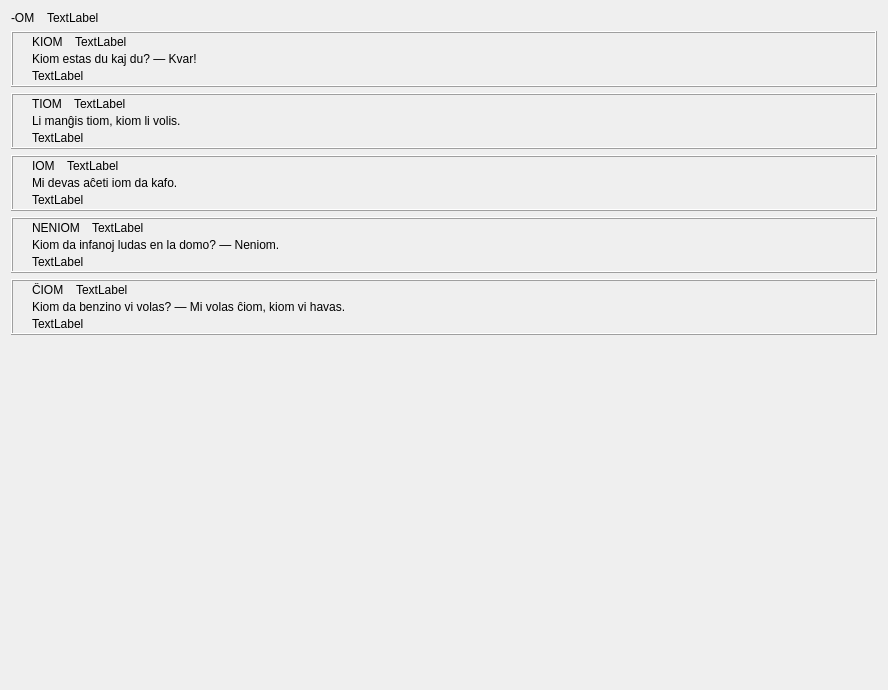
         <widget class="QWidget" name="scrollAreaWidgetContents_2">
          <property name="geometry">
           <rect>
            <x>0</x>
            <y>0</y>
            <width>888</width>
            <height>690</height>
           </rect>
          </property>
          <layout class="QVBoxLayout" name="verticalLayout_9">
           <item>
            <layout class="QHBoxLayout" name="horizontalLayout_51">
             <property name="spacing">
              <number>12</number>
             </property>
             <item>
              <widget class="QLabel" name="pushButton_23">
               <property name="text">
                <string>-OM</string>
               </property>
               <property name="tipo" stdset="0">
                <string>afikso</string>
               </property>
              </widget>
             </item>
             <item>
              <widget class="QLabel" name="Lec06_Label44">
               <property name="sizePolicy">
                <sizepolicy hsizetype="Expanding" vsizetype="Maximum">
                 <horstretch>0</horstretch>
                 <verstretch>0</verstretch>
                </sizepolicy>
               </property>
               <property name="text">
                <string>TextLabel</string>
               </property>
               <property name="wordWrap">
                <bool>true</bool>
               </property>
              </widget>
             </item>
            </layout>
           </item>
           <item>
            <widget class="QFrame" name="frame_7">
             <property name="frameShape">
              <enum>QFrame::Box</enum>
             </property>
             <property name="frameShadow">
              <enum>QFrame::Raised</enum>
             </property>
             <layout class="QVBoxLayout" name="verticalLayout_24">
              <property name="spacing">
               <number>6</number>
              </property>
              <property name="leftMargin">
               <number>9</number>
              </property>
              <property name="topMargin">
               <number>2</number>
              </property>
              <property name="rightMargin">
               <number>9</number>
              </property>
              <property name="bottomMargin">
               <number>2</number>
              </property>
              <item>
               <layout class="QHBoxLayout" name="horizontalLayout_48">
                <item>
                 <spacer name="horizontalSpacer_7">
                  <property name="orientation">
                   <enum>Qt::Horizontal</enum>
                  </property>
                  <property name="sizeType">
                   <enum>QSizePolicy::Fixed</enum>
                  </property>
                  <property name="sizeHint" stdset="0">
                   <size>
                    <width>10</width>
                    <height>20</height>
                   </size>
                  </property>
                 </spacer>
                </item>
                <item>
                 <layout class="QVBoxLayout" name="verticalLayout_25">
                  <property name="spacing">
                   <number>3</number>
                  </property>
                  <item>
                   <layout class="QHBoxLayout" name="horizontalLayout_49">
                    <property name="spacing">
                     <number>12</number>
                    </property>
                    <item>
                     <widget class="klakbutono_nova" name="Lec06_Button11">
                      <property name="text">
                       <string>KIOM</string>
                      </property>
                     </widget>
                    </item>
                    <item>
                     <widget class="QLabel" name="Lec06_Label36">
                      <property name="sizePolicy">
                       <sizepolicy hsizetype="Expanding" vsizetype="Preferred">
                        <horstretch>0</horstretch>
                        <verstretch>0</verstretch>
                       </sizepolicy>
                      </property>
                      <property name="text">
                       <string>TextLabel</string>
                      </property>
                      <property name="wordWrap">
                       <bool>true</bool>
                      </property>
                     </widget>
                    </item>
                   </layout>
                  </item>
                  <item>
                   <layout class="QVBoxLayout" name="verticalLayout_99">
                    <property name="spacing">
                     <number>3</number>
                    </property>
                    <item>
                     <widget class="klakbutono_nova" name="Lec06_Button12">
                      <property name="text">
                       <string>Kiom estas du kaj du? — Kvar!</string>
                      </property>
                      <property name="wordWrap">
                       <bool>true</bool>
                      </property>
                     </widget>
                    </item>
                    <item>
                     <widget class="QLabel" name="Lec06_Label37">
                      <property name="text">
                       <string>TextLabel</string>
                      </property>
                      <property name="wordWrap">
                       <bool>true</bool>
                      </property>
                     </widget>
                    </item>
                   </layout>
                  </item>
                 </layout>
                </item>
               </layout>
              </item>
             </layout>
            </widget>
           </item>
           <item>
            <widget class="QFrame" name="frame_6">
             <property name="frameShape">
              <enum>QFrame::Box</enum>
             </property>
             <property name="frameShadow">
              <enum>QFrame::Raised</enum>
             </property>
             <layout class="QVBoxLayout" name="verticalLayout_22">
              <property name="spacing">
               <number>6</number>
              </property>
              <property name="leftMargin">
               <number>9</number>
              </property>
              <property name="topMargin">
               <number>2</number>
              </property>
              <property name="rightMargin">
               <number>9</number>
              </property>
              <property name="bottomMargin">
               <number>2</number>
              </property>
              <item>
               <layout class="QHBoxLayout" name="horizontalLayout_44">
                <item>
                 <spacer name="horizontalSpacer_6">
                  <property name="orientation">
                   <enum>Qt::Horizontal</enum>
                  </property>
                  <property name="sizeType">
                   <enum>QSizePolicy::Fixed</enum>
                  </property>
                  <property name="sizeHint" stdset="0">
                   <size>
                    <width>10</width>
                    <height>20</height>
                   </size>
                  </property>
                 </spacer>
                </item>
                <item>
                 <layout class="QVBoxLayout" name="verticalLayout_23">
                  <property name="spacing">
                   <number>3</number>
                  </property>
                  <item>
                   <layout class="QHBoxLayout" name="horizontalLayout_45">
                    <property name="spacing">
                     <number>12</number>
                    </property>
                    <item>
                     <widget class="klakbutono_nova" name="Lec06_Button13">
                      <property name="text">
                       <string>TIOM</string>
                      </property>
                     </widget>
                    </item>
                    <item>
                     <widget class="QLabel" name="Lec06_Label39">
                      <property name="sizePolicy">
                       <sizepolicy hsizetype="Expanding" vsizetype="Preferred">
                        <horstretch>0</horstretch>
                        <verstretch>0</verstretch>
                       </sizepolicy>
                      </property>
                      <property name="text">
                       <string>TextLabel</string>
                      </property>
                      <property name="wordWrap">
                       <bool>true</bool>
                      </property>
                     </widget>
                    </item>
                   </layout>
                  </item>
                  <item>
                   <layout class="QVBoxLayout" name="verticalLayout_100">
                    <property name="spacing">
                     <number>3</number>
                    </property>
                    <item>
                     <widget class="klakbutono_nova" name="Lec06_Button14">
                      <property name="text">
                       <string>Li manĝis tiom, kiom li volis.</string>
                      </property>
                      <property name="wordWrap">
                       <bool>true</bool>
                      </property>
                     </widget>
                    </item>
                    <item>
                     <widget class="QLabel" name="Lec06_Label40">
                      <property name="text">
                       <string>TextLabel</string>
                      </property>
                      <property name="wordWrap">
                       <bool>true</bool>
                      </property>
                     </widget>
                    </item>
                   </layout>
                  </item>
                 </layout>
                </item>
               </layout>
              </item>
             </layout>
            </widget>
           </item>
           <item>
            <widget class="QFrame" name="frame_8">
             <property name="frameShape">
              <enum>QFrame::Box</enum>
             </property>
             <property name="frameShadow">
              <enum>QFrame::Raised</enum>
             </property>
             <layout class="QVBoxLayout" name="verticalLayout_26">
              <property name="spacing">
               <number>6</number>
              </property>
              <property name="leftMargin">
               <number>9</number>
              </property>
              <property name="topMargin">
               <number>2</number>
              </property>
              <property name="rightMargin">
               <number>9</number>
              </property>
              <property name="bottomMargin">
               <number>2</number>
              </property>
              <item>
               <layout class="QHBoxLayout" name="horizontalLayout_53">
                <item>
                 <spacer name="horizontalSpacer_8">
                  <property name="orientation">
                   <enum>Qt::Horizontal</enum>
                  </property>
                  <property name="sizeType">
                   <enum>QSizePolicy::Fixed</enum>
                  </property>
                  <property name="sizeHint" stdset="0">
                   <size>
                    <width>10</width>
                    <height>20</height>
                   </size>
                  </property>
                 </spacer>
                </item>
                <item>
                 <layout class="QVBoxLayout" name="verticalLayout_27">
                  <property name="spacing">
                   <number>3</number>
                  </property>
                  <item>
                   <layout class="QHBoxLayout" name="horizontalLayout_54">
                    <property name="spacing">
                     <number>12</number>
                    </property>
                    <item>
                     <widget class="klakbutono_nova" name="Lec06_Button15">
                      <property name="text">
                       <string>IOM</string>
                      </property>
                     </widget>
                    </item>
                    <item>
                     <widget class="QLabel" name="Lec06_Label42">
                      <property name="sizePolicy">
                       <sizepolicy hsizetype="Expanding" vsizetype="Preferred">
                        <horstretch>0</horstretch>
                        <verstretch>0</verstretch>
                       </sizepolicy>
                      </property>
                      <property name="text">
                       <string>TextLabel</string>
                      </property>
                      <property name="wordWrap">
                       <bool>true</bool>
                      </property>
                     </widget>
                    </item>
                   </layout>
                  </item>
                  <item>
                   <layout class="QVBoxLayout" name="verticalLayout_101">
                    <property name="spacing">
                     <number>3</number>
                    </property>
                    <item>
                     <widget class="klakbutono_nova" name="Lec06_Button16">
                      <property name="text">
                       <string>Mi devas aĉeti iom da kafo.</string>
                      </property>
                      <property name="wordWrap">
                       <bool>true</bool>
                      </property>
                     </widget>
                    </item>
                    <item>
                     <widget class="QLabel" name="Lec06_Label43">
                      <property name="text">
                       <string>TextLabel</string>
                      </property>
                      <property name="wordWrap">
                       <bool>true</bool>
                      </property>
                     </widget>
                    </item>
                   </layout>
                  </item>
                 </layout>
                </item>
               </layout>
              </item>
             </layout>
            </widget>
           </item>
           <item>
            <widget class="QFrame" name="frame_11">
             <property name="frameShape">
              <enum>QFrame::Box</enum>
             </property>
             <property name="frameShadow">
              <enum>QFrame::Raised</enum>
             </property>
             <layout class="QVBoxLayout" name="verticalLayout_34">
              <property name="spacing">
               <number>6</number>
              </property>
              <property name="leftMargin">
               <number>9</number>
              </property>
              <property name="topMargin">
               <number>2</number>
              </property>
              <property name="rightMargin">
               <number>9</number>
              </property>
              <property name="bottomMargin">
               <number>2</number>
              </property>
              <item>
               <layout class="QHBoxLayout" name="horizontalLayout_66">
                <item>
                 <spacer name="horizontalSpacer_11">
                  <property name="orientation">
                   <enum>Qt::Horizontal</enum>
                  </property>
                  <property name="sizeType">
                   <enum>QSizePolicy::Fixed</enum>
                  </property>
                  <property name="sizeHint" stdset="0">
                   <size>
                    <width>10</width>
                    <height>20</height>
                   </size>
                  </property>
                 </spacer>
                </item>
                <item>
                 <layout class="QVBoxLayout" name="verticalLayout_35">
                  <property name="spacing">
                   <number>3</number>
                  </property>
                  <item>
                   <layout class="QHBoxLayout" name="horizontalLayout_67">
                    <property name="spacing">
                     <number>12</number>
                    </property>
                    <item>
                     <widget class="klakbutono_nova" name="Lec06_Button41">
                      <property name="text">
                       <string>NENIOM</string>
                      </property>
                     </widget>
                    </item>
                    <item>
                     <widget class="QLabel" name="Lec06_Label10">
                      <property name="sizePolicy">
                       <sizepolicy hsizetype="Expanding" vsizetype="Preferred">
                        <horstretch>0</horstretch>
                        <verstretch>0</verstretch>
                       </sizepolicy>
                      </property>
                      <property name="text">
                       <string>TextLabel</string>
                      </property>
                      <property name="wordWrap">
                       <bool>true</bool>
                      </property>
                     </widget>
                    </item>
                   </layout>
                  </item>
                  <item>
                   <layout class="QVBoxLayout" name="verticalLayout_32">
                    <property name="spacing">
                     <number>3</number>
                    </property>
                    <item>
                     <widget class="klakbutono_nova" name="Lec06_Button42">
                      <property name="text">
                       <string>Kiom da infanoj ludas en la domo? — Neniom.</string>
                      </property>
                      <property name="wordWrap">
                       <bool>true</bool>
                      </property>
                     </widget>
                    </item>
                    <item>
                     <widget class="QLabel" name="Lec06_Label35">
                      <property name="text">
                       <string>TextLabel</string>
                      </property>
                      <property name="wordWrap">
                       <bool>true</bool>
                      </property>
                      <property name="tipo" stdset="0">
                       <string>suba</string>
                      </property>
                     </widget>
                    </item>
                   </layout>
                  </item>
                 </layout>
                </item>
               </layout>
              </item>
             </layout>
            </widget>
           </item>
           <item>
            <widget class="QFrame" name="frame_12">
             <property name="frameShape">
              <enum>QFrame::Box</enum>
             </property>
             <property name="frameShadow">
              <enum>QFrame::Raised</enum>
             </property>
             <layout class="QVBoxLayout" name="verticalLayout_36">
              <property name="spacing">
               <number>6</number>
              </property>
              <property name="leftMargin">
               <number>9</number>
              </property>
              <property name="topMargin">
               <number>2</number>
              </property>
              <property name="rightMargin">
               <number>9</number>
              </property>
              <property name="bottomMargin">
               <number>2</number>
              </property>
              <item>
               <layout class="QHBoxLayout" name="horizontalLayout_69">
                <item>
                 <spacer name="horizontalSpacer_12">
                  <property name="orientation">
                   <enum>Qt::Horizontal</enum>
                  </property>
                  <property name="sizeType">
                   <enum>QSizePolicy::Fixed</enum>
                  </property>
                  <property name="sizeHint" stdset="0">
                   <size>
                    <width>10</width>
                    <height>20</height>
                   </size>
                  </property>
                 </spacer>
                </item>
                <item>
                 <layout class="QVBoxLayout" name="verticalLayout_37">
                  <property name="spacing">
                   <number>3</number>
                  </property>
                  <item>
                   <layout class="QHBoxLayout" name="horizontalLayout_70">
                    <property name="spacing">
                     <number>12</number>
                    </property>
                    <item>
                     <widget class="klakbutono_nova" name="Lec06_Button17">
                      <property name="text">
                       <string>ĈIOM</string>
                      </property>
                     </widget>
                    </item>
                    <item>
                     <widget class="QLabel" name="Lec06_Label46">
                      <property name="sizePolicy">
                       <sizepolicy hsizetype="Expanding" vsizetype="Preferred">
                        <horstretch>0</horstretch>
                        <verstretch>0</verstretch>
                       </sizepolicy>
                      </property>
                      <property name="text">
                       <string>TextLabel</string>
                      </property>
                      <property name="wordWrap">
                       <bool>true</bool>
                      </property>
                     </widget>
                    </item>
                   </layout>
                  </item>
                  <item>
                   <layout class="QVBoxLayout" name="verticalLayout">
                    <property name="spacing">
                     <number>3</number>
                    </property>
                    <item>
                     <widget class="klakbutono_nova" name="Lec06_Button18">
                      <property name="text">
                       <string>Kiom da benzino vi volas? — Mi volas ĉiom, kiom vi havas. </string>
                      </property>
                      <property name="wordWrap">
                       <bool>true</bool>
                      </property>
                     </widget>
                    </item>
                    <item>
                     <widget class="QLabel" name="Lec06_Label47">
                      <property name="text">
                       <string>TextLabel</string>
                      </property>
                      <property name="wordWrap">
                       <bool>true</bool>
                      </property>
                      <property name="tipo" stdset="0">
                       <string>suba</string>
                      </property>
                     </widget>
                    </item>
                   </layout>
                  </item>
                 </layout>
                </item>
               </layout>
              </item>
             </layout>
            </widget>
           </item>
           <item>
            <spacer name="verticalSpacer_2">
             <property name="orientation">
              <enum>Qt::Vertical</enum>
             </property>
             <property name="sizeHint" stdset="0">
              <size>
               <width>20</width>
               <height>40</height>
              </size>
             </property>
            </spacer>
           </item>
          </layout>
         </widget>
